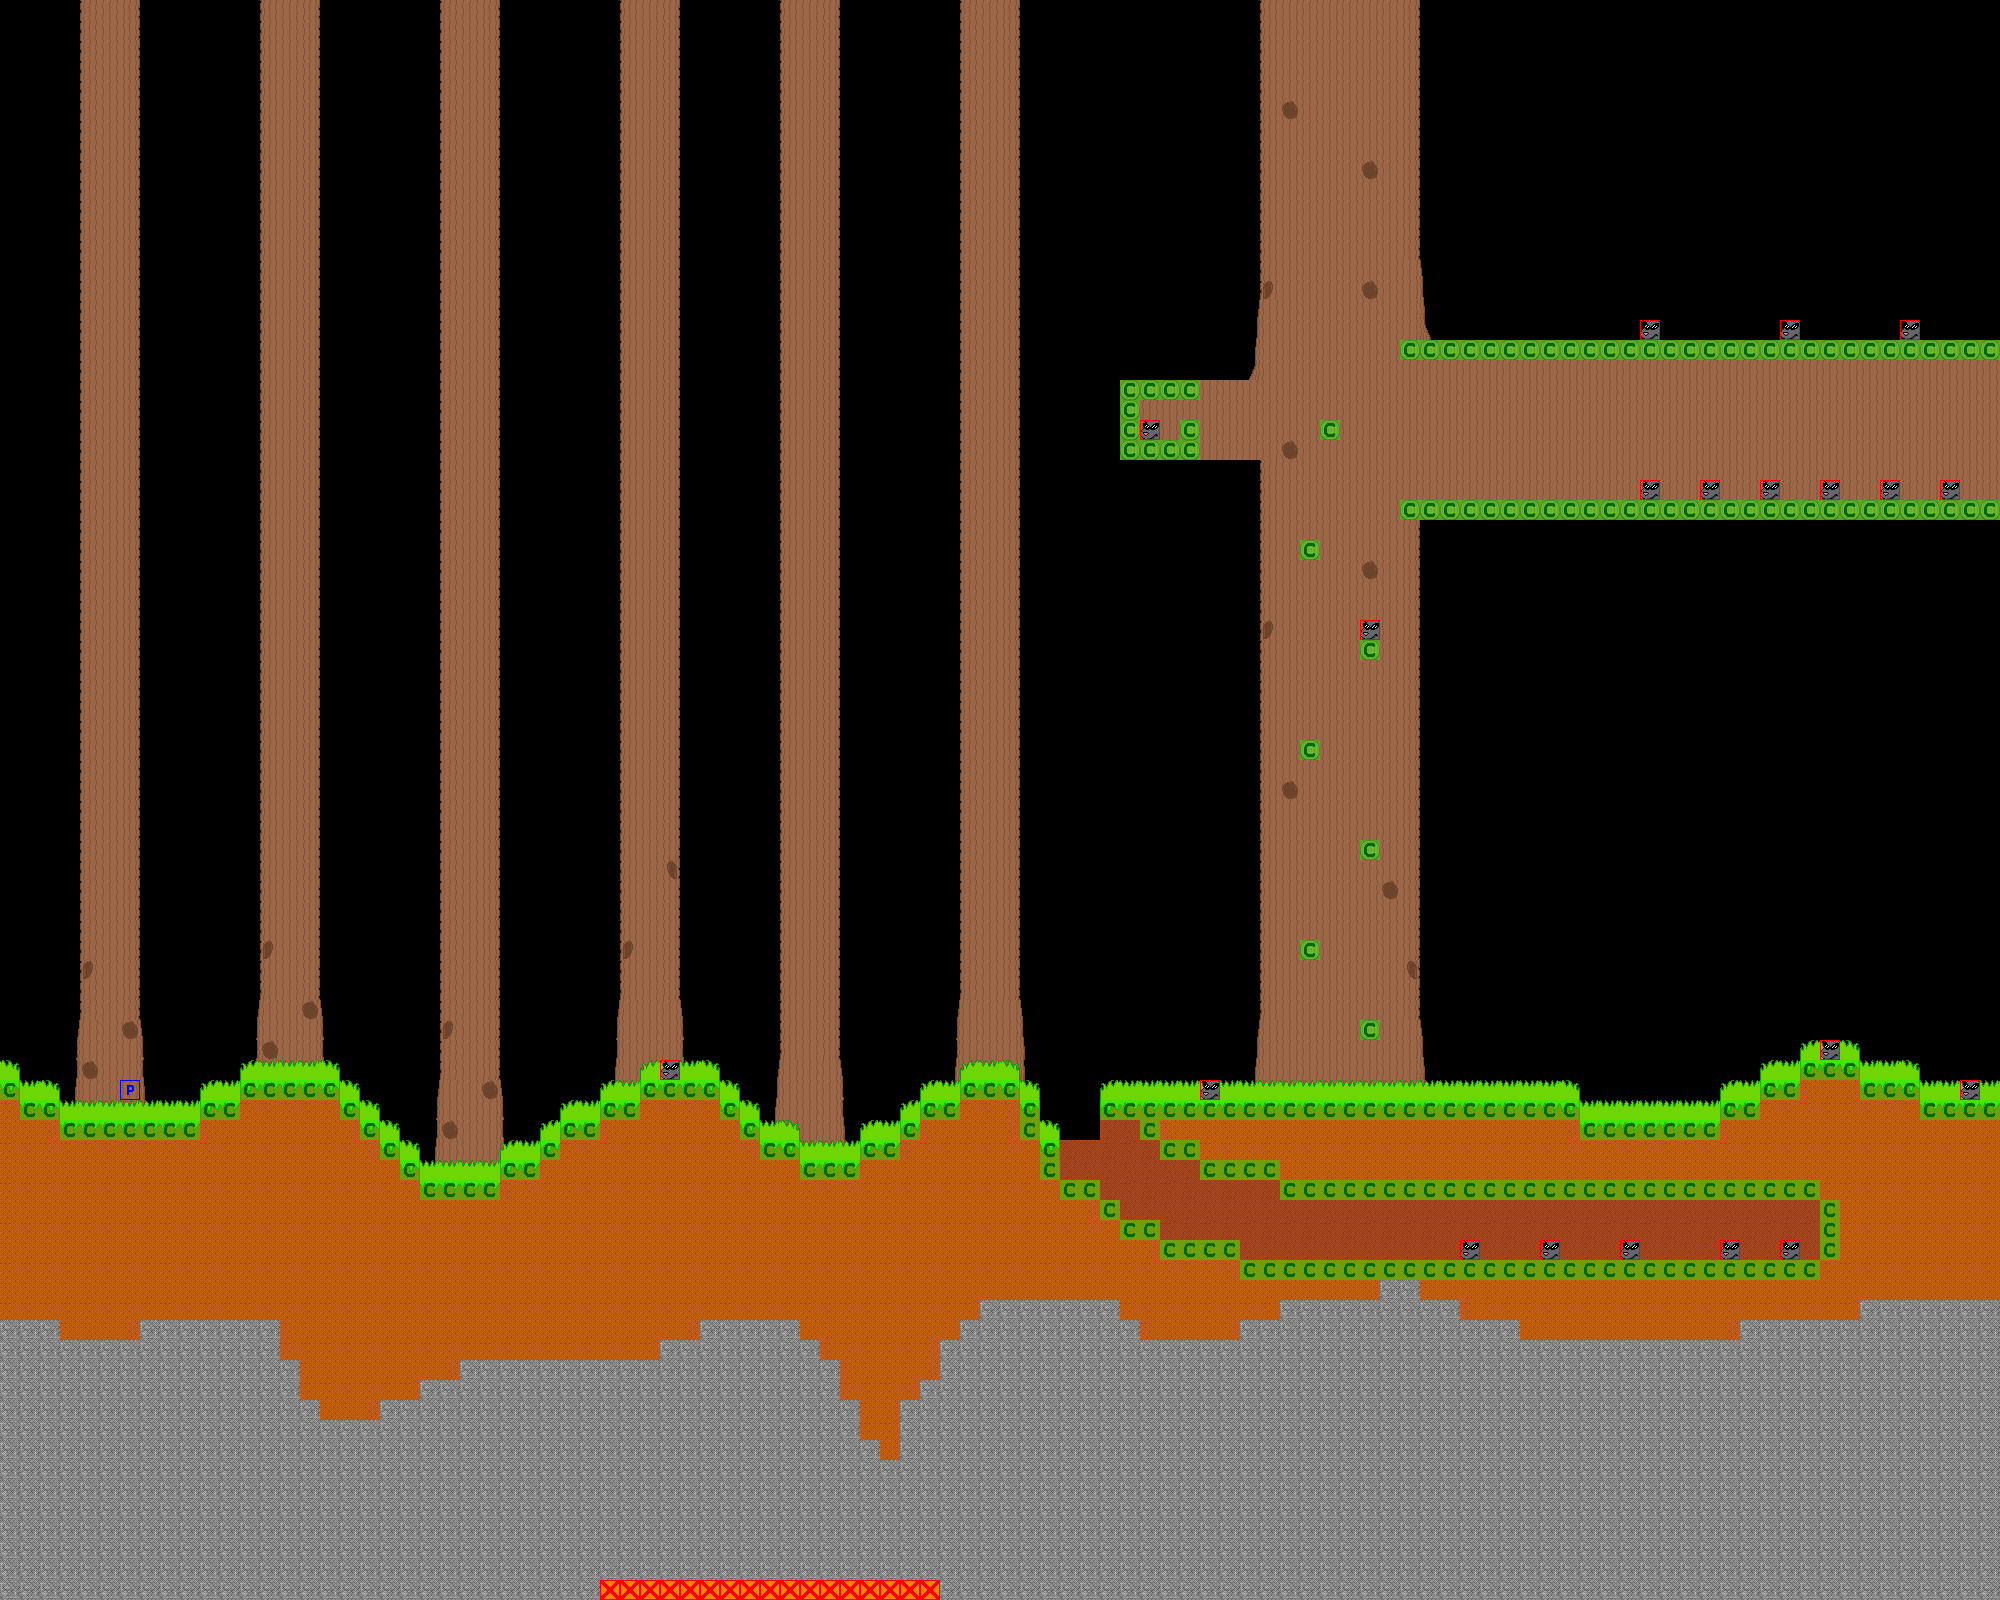

This is a level from a 2D game, rendered from its Tiled map with the project's own tilesets. A one-line summary and the map file follow, with tile-layer data summarised:
An orthogonal 100x80 tile map with 20x20 px tiles, 5 tile layers (Background, Middle, Front, Colisiones, ...), 2 tilesets.

<map version="1.10" tiledversion="1.11.0" orientation="orthogonal" renderorder="right-down" width="100" height="80" tilewidth="20" tileheight="20" infinite="0" nextlayerid="6" nextobjectid="1">
 <tileset firstgid="1" name="Tiles" tilewidth="20" tileheight="20" tilecount="160" columns="4">
  <image source="imagenes/tiles.png" width="80" height="800" />
 </tileset>
 <tileset firstgid="161" source="Entspawn.tsx" />
 <layer id="1" name="Background" width="100" height="80">
  <data>[8000 cells, 1210 non-empty, 18 distinct tile ids]</data>
 </layer>
 <layer id="5" name="Middle" width="100" height="80">
  <data>[8000 cells, 745 non-empty, 14 distinct tile ids]</data>
 </layer>
 <layer id="2" name="Front" width="100" height="80">
  <data>[8000 cells, 2509 non-empty, 10 distinct tile ids]</data>
 </layer>
 <layer id="3" name="Colisiones" width="100" height="80">
  <data>[8000 cells, 253 non-empty, 1 distinct tile ids]</data>
 </layer>
 <layer id="4" name="Entities" width="100" height="80">
  <data>[8000 cells, 21 non-empty, 2 distinct tile ids]</data>
 </layer>
</map>
